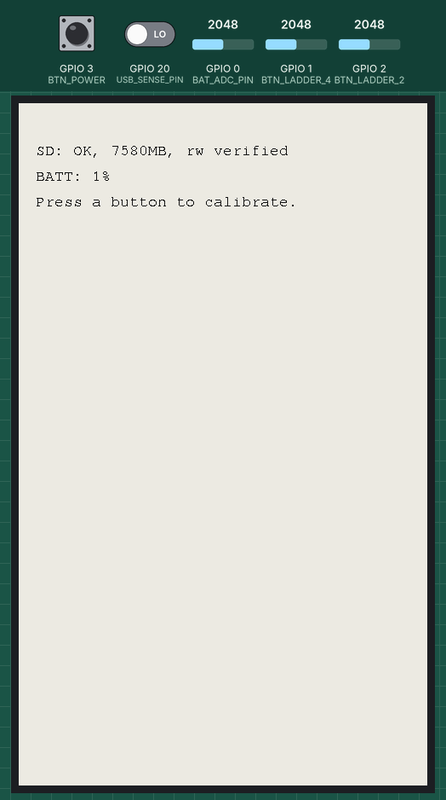
Recording of a program running on a simulated ESP32-C3. On the bench: 480×800 one-colour display. The inputs (shaded band) are chosen by the test bench; at power-on: GPIO 1 (BTN_LADDER_4) = 2048, GPIO 2 (BTN_LADDER_2) = 2048, GPIO 0 (BAT_ADC_PIN) = 2048, GPIO 3 (BTN_POWER) HIGH, GPIO 20 (USB_SENSE_PIN) LOW. Storage starts empty; what the program prints to the serial monitor is not drawn.

Above: at 4.4 s.
At 6.3 s:
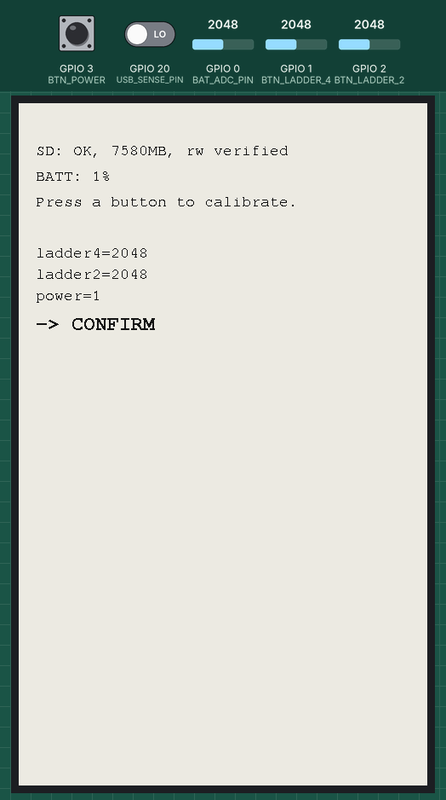
6.4 s: GPIO 1 (BTN_LADDER_4) set to 2866
At 8.5 s:
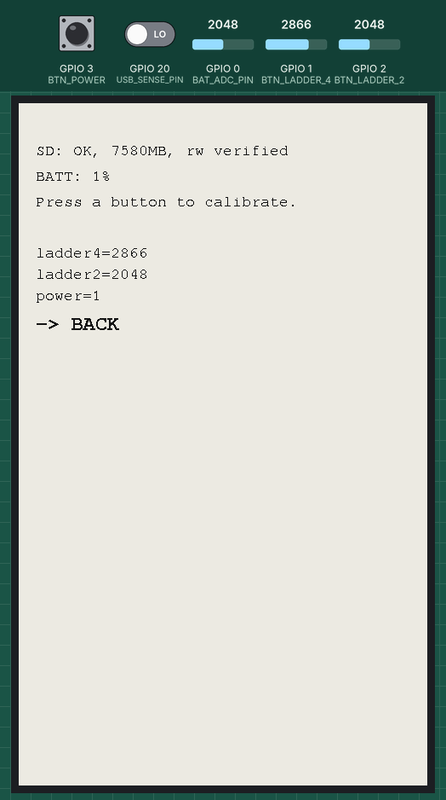
9.2 s: GPIO 1 (BTN_LADDER_4) set to 3661
12.0 s: GPIO 1 (BTN_LADDER_4) set to 3746
At 14.5 s:
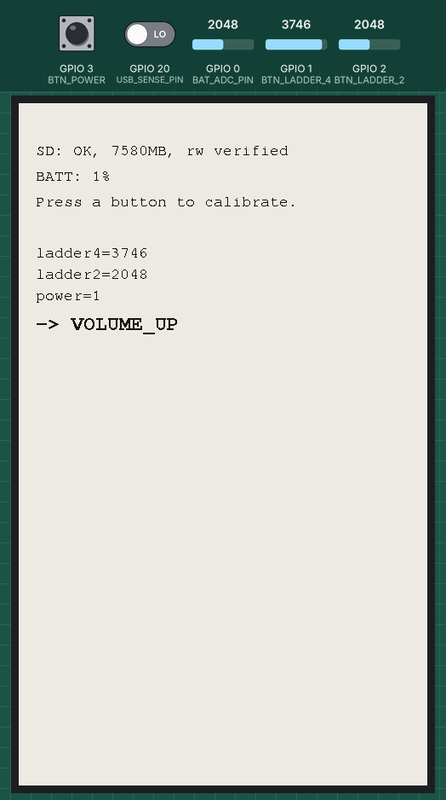
14.8 s: GPIO 2 (BTN_LADDER_2) set to 111
17.6 s: GPIO 2 (BTN_LADDER_2) set to 92
19.1 s: GPIO 2 (BTN_LADDER_2) set to 0
Timing chart, 0 to 22.1 s (numbered marks = the images above; inputs shaded):
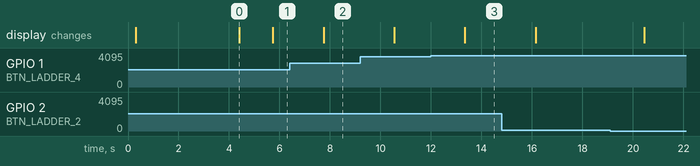

Measured:
- the behaviour switches between 3689 and 3690 on GPIO 1 (BTN_LADDER_4) (found by bisection; images 2 and 3)
- after the input at 6.4 s, the display: changes after 1.4 s (image 2)
- after the input at 12.0 s, the display: changes after 1.3 s (image 3)
- after the input at 17.6 s, every drawn part: stays the same
- what the display in image 0 shows lasts 1.3 s, from 4.4 s to 5.7 s

The program:

main.cpp
```cpp
#include <Arduino.h>
#include <SPI.h>
#include <SD.h>
#include <GxEPD2_BW.h>
#include <Fonts/FreeMonoBold12pt7b.h>
#include <Fonts/FreeMono9pt7b.h>

#include "board_pins.h"
#include "BatteryMonitor.h"

GxEPD2_BW<GxEPD2_426_GDEQ0426T82, GxEPD2_426_GDEQ0426T82::HEIGHT> display(
    GxEPD2_426_GDEQ0426T82(EPD_CS, EPD_DC, EPD_RST, EPD_BUSY));

static BatteryMonitor battery(BAT_ADC_PIN);

// Checks the SD card shares the bus cleanly with the display: mounts it,
// writes a marker file, reads it back. Settings/todos storage builds on
// this once confirmed working on real hardware.
String checkSdCard() {
  if (!SD.begin(SD_CS, SPI, SHARED_SPI_HZ)) {
    uint8_t cardType = SD.cardType();
    Serial.printf("SD.begin failed, SD.cardType() = %d\n", cardType);
    return "SD: not detected";
  }

  uint64_t sizeMb = SD.cardSize() / (1024ULL * 1024ULL);

  File f = SD.open("/xte_test.txt", FILE_WRITE);
  if (!f) {
    return "SD: mount ok, write failed";
  }
  f.print("xte-ink-dashboard test ok");
  f.close();

  f = SD.open("/xte_test.txt", FILE_READ);
  if (!f) {
    return "SD: mount ok, reopen failed";
  }
  String readBack = f.readString();
  f.close();

  if (readBack != "xte-ink-dashboard test ok") {
    return "SD: mount ok, read mismatch";
  }

  return "SD: OK, " + String((unsigned long)sizeMb) + "MB, rw verified";
}

// Decodes the currently pressed button from the two ADC ladders + the
// digital power button. Thresholds come from board_pins.h.
const char *readButtonName() {
  int ladder4 = analogRead(BTN_LADDER_4);
  int ladder2 = analogRead(BTN_LADDER_2);

  if (digitalRead(BTN_POWER) == LOW) return "POWER";

  if (ladder4 < BTN_RIGHT_VAL + BTN_THRESHOLD) return "RIGHT";
  if (ladder4 < BTN_LEFT_VAL + BTN_THRESHOLD) return "LEFT";
  if (ladder4 < BTN_CONFIRM_VAL + BTN_THRESHOLD) return "CONFIRM";
  if (ladder4 < BTN_BACK_VAL + BTN_THRESHOLD) return "BACK";

  if (ladder2 < BTN_VOLUME_DOWN_VAL + BTN_THRESHOLD) return "VOLUME_DOWN";
  if (ladder2 < BTN_VOLUME_UP_VAL + BTN_THRESHOLD) return "VOLUME_UP";

  return nullptr;
}

const char *BUTTON_LOG_PATH = "/button_log.csv";

// Dumps every button-press signature logged while the device was running
// unplugged (no Serial available then) - lets the full session be read back
// over USB the next time it's reconnected, instead of relying on someone
// transcribing tiny on-screen text in real time.
void dumpButtonLog() {
  File f = SD.open(BUTTON_LOG_PATH, FILE_READ);
  if (!f) {
    Serial.println("(no button_log.csv yet)");
    return;
  }
  Serial.println("--- button_log.csv ---");
  while (f.available()) {
    Serial.write(f.read());
  }
  Serial.println("--- end of log ---");
  f.close();
}

void setup() {
  Serial.begin(115200);
  delay(300);
  Serial.println("XTE terminal dashboard - flash check");

  pinMode(BTN_LADDER_4, INPUT);
  pinMode(BTN_LADDER_2, INPUT);
  pinMode(BTN_POWER, INPUT_PULLUP);
  pinMode(USB_SENSE_PIN, INPUT);

  SPI.begin(SHARED_SCLK, SHARED_MISO, SHARED_MOSI, EPD_CS);
  SPISettings spiSettings(SHARED_SPI_HZ, MSBFIRST, SPI_MODE0);
  display.init(115200, true, 2, false, SPI, spiSettings);
  display.setRotation(3); // portrait: 480 wide x 800 tall

  String sdStatus = checkSdCard();
  Serial.println(sdStatus);
  dumpButtonLog();

  bool charging = digitalRead(USB_SENSE_PIN) == HIGH;
  uint16_t battPct = battery.readPercentage();
  Serial.printf("Battery: %u%% (raw mV=%u) charging=%s\n", battPct,
                battery.readRawMillivolts(), charging ? "yes" : "no");

  display.setFullWindow();
  display.firstPage();
  do {
    display.fillScreen(GxEPD_WHITE);
    display.setTextColor(GxEPD_BLACK);
    display.setFont(&FreeMono9pt7b);
    display.setCursor(20, 60);
    display.print(sdStatus);
    display.setCursor(20, 90);
    display.printf("BATT: %u%% %s", battPct, charging ? "(charging)" : "");
    display.setCursor(20, 120);
    display.print("Press a button to calibrate.");
  } while (display.nextPage());

  // Deliberately not calling display.hibernate() here: this build stays
  // awake in loop() to do live partial refreshes for button calibration.
  // hibernate() powers down the panel controller - calling it here would
  // make every later partial-refresh draw silently do nothing. It belongs
  // right before the real firmware deep-sleeps the whole device, not here.
  Serial.println("Done. Button names will print below as you press them.");
}

// Requires a reading to stay the same for DEBOUNCE_MS before reporting it -
// a real press ramps the ADC through other buttons' threshold windows on
// the way to its settled value, which prints bogus intermediate buttons
// without this.
const unsigned long DEBOUNCE_MS = 120;

// Appends one line unconditionally - caller dedupes. Opening/closing per
// write is wasteful but this only fires on debounced state changes (at
// most a few times a second), not in a hot loop.
void logButtonState(int ladder4, int ladder2, int power, const char *decoded) {
  File f = SD.open(BUTTON_LOG_PATH, FILE_APPEND);
  if (!f) return;
  f.printf("%lu,%d,%d,%d,%s\n", millis(), ladder4, ladder2, power,
           decoded ? decoded : "NONE");
  f.close();
}

void loop() {
  static int lastLadder4 = -1000;
  static int lastLadder2 = -1000;
  static unsigned long stableSince = 0;
  static bool reported = false;
  static int lastLoggedLadder4 = -1000;
  static int lastLoggedLadder2 = -1000;
  static int lastLoggedPower = -1;

  int ladder4 = analogRead(BTN_LADDER_4);
  int ladder2 = analogRead(BTN_LADDER_2);

  bool changed = abs(ladder4 - lastLadder4) > 30 || abs(ladder2 - lastLadder2) > 30;
  if (changed) {
    lastLadder4 = ladder4;
    lastLadder2 = ladder2;
    stableSince = millis();
    reported = false;
  } else if (!reported && millis() - stableSince >= DEBOUNCE_MS) {
    reported = true;
    bool powerPressed = digitalRead(BTN_POWER) == LOW;
    int powerLevel = digitalRead(BTN_POWER);
    const char *decoded = readButtonName();
    Serial.printf("[t=%lums] RAW ladder4=%d ladder2=%d power=%d  -> decoded: %s\n",
                   millis(), ladder4, ladder2, powerLevel,
                   decoded ? decoded : "NONE");

    // Dedupe against the last *logged* signature (not just the last raw
    // reading) so holding a button doesn't write a new line every
    // debounce tick, but every genuinely distinct state - including every
    // release back to idle - still gets one line.
    bool worthLogging = abs(ladder4 - lastLoggedLadder4) > 30 ||
                         abs(ladder2 - lastLoggedLadder2) > 30 ||
                         powerLevel != lastLoggedPower;
    if (worthLogging) {
      logButtonState(ladder4, ladder2, powerLevel, decoded);
      lastLoggedLadder4 = ladder4;
      lastLoggedLadder2 = ladder2;
      lastLoggedPower = powerLevel;
    }

    // Only flash the screen on an actual press (idle also reads as a
    // "stable" state at ladder=4095, but we don't want a refresh every
    // time a button is released).
    if (decoded != nullptr || powerPressed) {
      display.setPartialWindow(0, 150, 480, 140);
      display.firstPage();
      do {
        display.fillScreen(GxEPD_WHITE);
        display.setTextColor(GxEPD_BLACK);
        display.setFont(&FreeMono9pt7b);
        display.setCursor(20, 180);
        display.printf("ladder4=%d", ladder4);
        display.setCursor(20, 205);
        display.printf("ladder2=%d", ladder2);
        display.setCursor(20, 230);
        display.printf("power=%d", digitalRead(BTN_POWER));
        display.setFont(&FreeMonoBold12pt7b);
        display.setCursor(20, 265);
        display.printf("-> %s", decoded ? decoded : (powerPressed ? "POWER" : "NONE"));
      } while (display.nextPage());
    }
  }
  delay(20);
}
```

BatteryMonitor.h
```cpp
// (licence header left out)
#pragma once

#include <Arduino.h>

class BatteryMonitor {
 public:
  explicit BatteryMonitor(uint8_t adcPin, float dividerMultiplier = 2.0f);

  uint16_t readPercentage() const;
  uint16_t readMillivolts() const;
  uint16_t readRawMillivolts() const;
  double readVolts() const;

  static uint16_t percentageFromMillivolts(uint16_t millivolts);

 private:
  uint8_t _adcPin;
  float _dividerMultiplier;
};
```

BatteryMonitor.cpp
```cpp
// (licence header left out)
#include "BatteryMonitor.h"

BatteryMonitor::BatteryMonitor(uint8_t adcPin, float dividerMultiplier)
    : _adcPin(adcPin), _dividerMultiplier(dividerMultiplier) {}

uint16_t BatteryMonitor::readPercentage() const {
  return percentageFromMillivolts(readMillivolts());
}

uint16_t BatteryMonitor::readMillivolts() const {
  return static_cast<uint16_t>(readRawMillivolts() * _dividerMultiplier);
}

uint16_t BatteryMonitor::readRawMillivolts() const {
  return analogReadMilliVolts(_adcPin);
}

double BatteryMonitor::readVolts() const {
  return static_cast<double>(readMillivolts()) / 1000.0;
}

uint16_t BatteryMonitor::percentageFromMillivolts(uint16_t millivolts) {
  double volts = millivolts / 1000.0;
  // Polynomial fit derived from LiPo discharge-curve samples (upstream project).
  double y = -144.9390 * volts * volts * volts +
             1655.8629 * volts * volts -
             6158.8520 * volts +
             7501.3202;

  y = max(y, 0.0);
  y = min(y, 100.0);
  y = round(y);
  return static_cast<int>(y);
}
```

board_pins.h
```cpp
#pragma once

// XTEINK X4 (ESP32-C3) pin mapping and button calibration.
// Verified against Idered/xteink-x4 (MIT licensed) - the only reference
// found with a working SD card init and empirically calibrated button
// thresholds for this exact board. Our own first attempt had MISO wrong
// (guessed 9, really 7), which is why the SD card wasn't mounting.

// Shared SPI bus: e-ink panel (4.26" 800x480, SSD1677 / GDEQ0426T82) and the
// microSD card both hang off it, each with their own CS. The display itself
// never reads (write-only panel), but the bus still carries a real MISO line
// for the SD card.
constexpr int8_t SHARED_SCLK = 8;
constexpr int8_t SHARED_MOSI = 10;
constexpr int8_t SHARED_MISO = 7;
constexpr uint32_t SHARED_SPI_HZ = 40000000;

constexpr int8_t EPD_CS   = 21;
constexpr int8_t EPD_DC   = 4;
constexpr int8_t EPD_RST  = 5;
constexpr int8_t EPD_BUSY = 6;

constexpr int8_t SD_CS = 12;

// Buttons. GPIO1/GPIO2 are ADC resistor ladders (multiple buttons sharing
// one analog pin); GPIO3 is a plain digital active-low power button.
constexpr int8_t BTN_LADDER_4 = 1; // Right/Left/Confirm/Back
constexpr int8_t BTN_LADDER_2 = 2; // Volume Down/Volume Up
constexpr int8_t BTN_POWER    = 3; // digital, INPUT_PULLUP, active LOW

// Ladder thresholds (analogRead on a 12-bit ADC) + shared tolerance.
// RIGHT/LEFT/CONFIRM/VOLUME_UP/VOLUME_DOWN match the Idered/xteink-x4
// reference values closely. BACK does not (reference: 3470) - measured on
// this specific unit at ~3580-3592 via the on-device button_log.csv
// logger (see src/main.cpp's logButtonState()); component tolerance
// variance between units, most likely.
constexpr int BTN_THRESHOLD        = 100;
constexpr int BTN_RIGHT_VAL        = 3;
constexpr int BTN_LEFT_VAL         = 1470;
constexpr int BTN_CONFIRM_VAL      = 2655;
constexpr int BTN_BACK_VAL         = 3590;
constexpr int BTN_VOLUME_DOWN_VAL  = 3;
constexpr int BTN_VOLUME_UP_VAL    = 2205;

// Battery (ADC) + USB/charging detection.
constexpr int8_t BAT_ADC_PIN  = 0;  // GPIO0, through a voltage divider
constexpr int8_t USB_SENSE_PIN = 20; // U0RXD; reads HIGH when USB is connected
```
